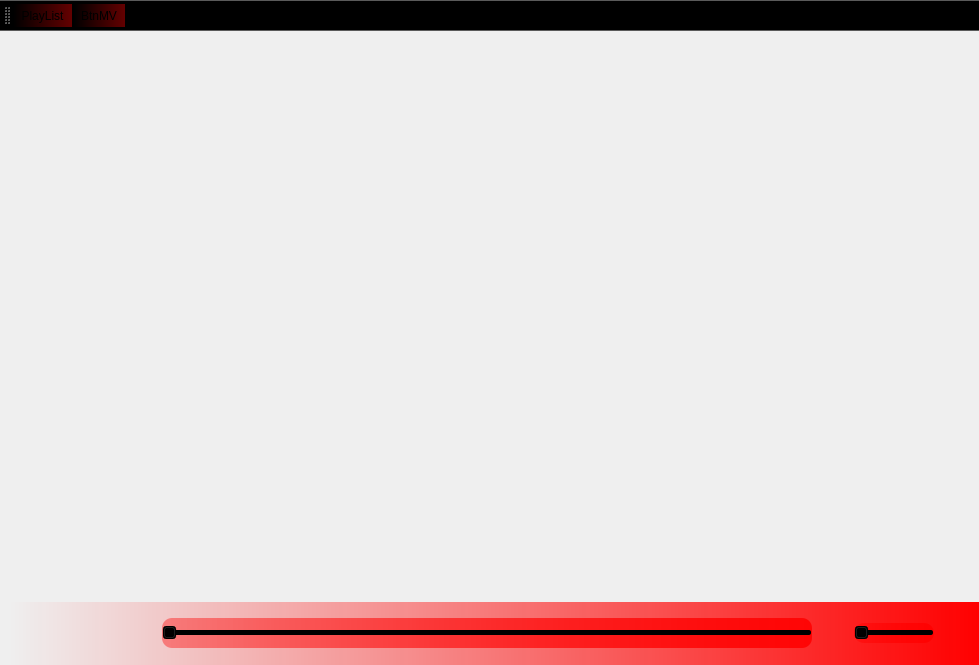
<?xml version="1.0" encoding="UTF-8"?>
<ui version="4.0">
 <class>MainWindow</class>
 <widget class="QMainWindow" name="MainWindow">
  <property name="windowModality">
   <enum>Qt::NonModal</enum>
  </property>
  <property name="geometry">
   <rect>
    <x>0</x>
    <y>0</y>
    <width>979</width>
    <height>665</height>
   </rect>
  </property>
  <property name="windowTitle">
   <string>MainWindow</string>
  </property>
  <property name="windowOpacity">
   <double>1.000000000000000</double>
  </property>
  <property name="documentMode">
   <bool>false</bool>
  </property>
  <property name="unifiedTitleAndToolBarOnMac">
   <bool>false</bool>
  </property>
  <widget class="QWidget" name="centralwidget">
   <layout class="QVBoxLayout" name="verticalLayout_2" stretch="9,1">
    <property name="spacing">
     <number>0</number>
    </property>
    <property name="leftMargin">
     <number>0</number>
    </property>
    <property name="topMargin">
     <number>0</number>
    </property>
    <property name="rightMargin">
     <number>0</number>
    </property>
    <property name="bottomMargin">
     <number>0</number>
    </property>
    <item>
     <layout class="QVBoxLayout" name="verticalLayout" stretch="10">
      <property name="spacing">
       <number>0</number>
      </property>
      <property name="topMargin">
       <number>0</number>
      </property>
      <item>
       <layout class="QHBoxLayout" name="horizontalLayout_2"/>
      </item>
     </layout>
    </item>
    <item>
     <widget class="QWidget" name="widget_3" native="true">
      <property name="palette">
       <palette>
        <active>
         <colorrole role="Button">
          <brush brushstyle="LinearGradientPattern">
           <gradient startx="0.000000000000000" starty="0.000000000000000" endx="1.000000000000000" endy="0.000000000000000" type="LinearGradient" spread="PadSpread" coordinatemode="ObjectBoundingMode">
            <gradientstop position="0.010000000000000">
             <color alpha="0">
              <red>0</red>
              <green>0</green>
              <blue>0</blue>
             </color>
            </gradientstop>
            <gradientstop position="1.000000000000000">
             <color alpha="255">
              <red>255</red>
              <green>0</green>
              <blue>0</blue>
             </color>
            </gradientstop>
           </gradient>
          </brush>
         </colorrole>
         <colorrole role="Base">
          <brush brushstyle="LinearGradientPattern">
           <gradient startx="0.000000000000000" starty="0.000000000000000" endx="1.000000000000000" endy="0.000000000000000" type="LinearGradient" spread="PadSpread" coordinatemode="ObjectBoundingMode">
            <gradientstop position="0.010000000000000">
             <color alpha="0">
              <red>0</red>
              <green>0</green>
              <blue>0</blue>
             </color>
            </gradientstop>
            <gradientstop position="1.000000000000000">
             <color alpha="255">
              <red>255</red>
              <green>0</green>
              <blue>0</blue>
             </color>
            </gradientstop>
           </gradient>
          </brush>
         </colorrole>
         <colorrole role="Window">
          <brush brushstyle="LinearGradientPattern">
           <gradient startx="0.000000000000000" starty="0.000000000000000" endx="1.000000000000000" endy="0.000000000000000" type="LinearGradient" spread="PadSpread" coordinatemode="ObjectBoundingMode">
            <gradientstop position="0.010000000000000">
             <color alpha="0">
              <red>0</red>
              <green>0</green>
              <blue>0</blue>
             </color>
            </gradientstop>
            <gradientstop position="1.000000000000000">
             <color alpha="255">
              <red>255</red>
              <green>0</green>
              <blue>0</blue>
             </color>
            </gradientstop>
           </gradient>
          </brush>
         </colorrole>
        </active>
        <inactive>
         <colorrole role="Button">
          <brush brushstyle="LinearGradientPattern">
           <gradient startx="0.000000000000000" starty="0.000000000000000" endx="1.000000000000000" endy="0.000000000000000" type="LinearGradient" spread="PadSpread" coordinatemode="ObjectBoundingMode">
            <gradientstop position="0.010000000000000">
             <color alpha="0">
              <red>0</red>
              <green>0</green>
              <blue>0</blue>
             </color>
            </gradientstop>
            <gradientstop position="1.000000000000000">
             <color alpha="255">
              <red>255</red>
              <green>0</green>
              <blue>0</blue>
             </color>
            </gradientstop>
           </gradient>
          </brush>
         </colorrole>
         <colorrole role="Base">
          <brush brushstyle="LinearGradientPattern">
           <gradient startx="0.000000000000000" starty="0.000000000000000" endx="1.000000000000000" endy="0.000000000000000" type="LinearGradient" spread="PadSpread" coordinatemode="ObjectBoundingMode">
            <gradientstop position="0.010000000000000">
             <color alpha="0">
              <red>0</red>
              <green>0</green>
              <blue>0</blue>
             </color>
            </gradientstop>
            <gradientstop position="1.000000000000000">
             <color alpha="255">
              <red>255</red>
              <green>0</green>
              <blue>0</blue>
             </color>
            </gradientstop>
           </gradient>
          </brush>
         </colorrole>
         <colorrole role="Window">
          <brush brushstyle="LinearGradientPattern">
           <gradient startx="0.000000000000000" starty="0.000000000000000" endx="1.000000000000000" endy="0.000000000000000" type="LinearGradient" spread="PadSpread" coordinatemode="ObjectBoundingMode">
            <gradientstop position="0.010000000000000">
             <color alpha="0">
              <red>0</red>
              <green>0</green>
              <blue>0</blue>
             </color>
            </gradientstop>
            <gradientstop position="1.000000000000000">
             <color alpha="255">
              <red>255</red>
              <green>0</green>
              <blue>0</blue>
             </color>
            </gradientstop>
           </gradient>
          </brush>
         </colorrole>
        </inactive>
        <disabled>
         <colorrole role="Button">
          <brush brushstyle="LinearGradientPattern">
           <gradient startx="0.000000000000000" starty="0.000000000000000" endx="1.000000000000000" endy="0.000000000000000" type="LinearGradient" spread="PadSpread" coordinatemode="ObjectBoundingMode">
            <gradientstop position="0.010000000000000">
             <color alpha="0">
              <red>0</red>
              <green>0</green>
              <blue>0</blue>
             </color>
            </gradientstop>
            <gradientstop position="1.000000000000000">
             <color alpha="255">
              <red>255</red>
              <green>0</green>
              <blue>0</blue>
             </color>
            </gradientstop>
           </gradient>
          </brush>
         </colorrole>
         <colorrole role="Base">
          <brush brushstyle="LinearGradientPattern">
           <gradient startx="0.000000000000000" starty="0.000000000000000" endx="1.000000000000000" endy="0.000000000000000" type="LinearGradient" spread="PadSpread" coordinatemode="ObjectBoundingMode">
            <gradientstop position="0.010000000000000">
             <color alpha="0">
              <red>0</red>
              <green>0</green>
              <blue>0</blue>
             </color>
            </gradientstop>
            <gradientstop position="1.000000000000000">
             <color alpha="255">
              <red>255</red>
              <green>0</green>
              <blue>0</blue>
             </color>
            </gradientstop>
           </gradient>
          </brush>
         </colorrole>
         <colorrole role="Window">
          <brush brushstyle="LinearGradientPattern">
           <gradient startx="0.000000000000000" starty="0.000000000000000" endx="1.000000000000000" endy="0.000000000000000" type="LinearGradient" spread="PadSpread" coordinatemode="ObjectBoundingMode">
            <gradientstop position="0.010000000000000">
             <color alpha="0">
              <red>0</red>
              <green>0</green>
              <blue>0</blue>
             </color>
            </gradientstop>
            <gradientstop position="1.000000000000000">
             <color alpha="255">
              <red>255</red>
              <green>0</green>
              <blue>0</blue>
             </color>
            </gradientstop>
           </gradient>
          </brush>
         </colorrole>
        </disabled>
       </palette>
      </property>
      <property name="styleSheet">
       <string notr="true">background-color:qlineargradient(spread:pad, x1:0, y1:0, x2:1, y2:0, stop:0.01 rgba(0, 0, 0, 0), stop:1 rgba(255, 0, 0, 255))</string>
      </property>
      <layout class="QHBoxLayout" name="horizontalLayout">
       <item>
        <widget class="QPushButton" name="btnlast">
         <property name="minimumSize">
          <size>
           <width>45</width>
           <height>45</height>
          </size>
         </property>
         <property name="maximumSize">
          <size>
           <width>45</width>
           <height>45</height>
          </size>
         </property>
         <property name="text">
          <string/>
         </property>
         <property name="icon">
          <iconset resource="res.qrc">
           <normaloff>:/buttonicon/MusicButtonIcon/last.svg</normaloff>:/buttonicon/MusicButtonIcon/last.svg</iconset>
         </property>
         <property name="iconSize">
          <size>
           <width>32</width>
           <height>32</height>
          </size>
         </property>
         <property name="flat">
          <bool>true</bool>
         </property>
        </widget>
       </item>
       <item>
        <widget class="QPushButton" name="btnstar">
         <property name="minimumSize">
          <size>
           <width>45</width>
           <height>45</height>
          </size>
         </property>
         <property name="maximumSize">
          <size>
           <width>45</width>
           <height>45</height>
          </size>
         </property>
         <property name="text">
          <string/>
         </property>
         <property name="icon">
          <iconset resource="res.qrc">
           <normaloff>:/buttonicon/MusicButtonIcon/pause.svg</normaloff>:/buttonicon/MusicButtonIcon/pause.svg</iconset>
         </property>
         <property name="iconSize">
          <size>
           <width>35</width>
           <height>35</height>
          </size>
         </property>
         <property name="flat">
          <bool>true</bool>
         </property>
        </widget>
       </item>
       <item>
        <widget class="QPushButton" name="btnnext">
         <property name="minimumSize">
          <size>
           <width>45</width>
           <height>45</height>
          </size>
         </property>
         <property name="maximumSize">
          <size>
           <width>45</width>
           <height>45</height>
          </size>
         </property>
         <property name="text">
          <string/>
         </property>
         <property name="icon">
          <iconset resource="res.qrc">
           <normaloff>:/buttonicon/MusicButtonIcon/next.svg</normaloff>:/buttonicon/MusicButtonIcon/next.svg</iconset>
         </property>
         <property name="iconSize">
          <size>
           <width>32</width>
           <height>32</height>
          </size>
         </property>
         <property name="flat">
          <bool>true</bool>
         </property>
        </widget>
       </item>
       <item>
        <widget class="QSlider" name="horizontalSlider">
         <property name="styleSheet">
          <string notr="true">background-color:qlineargradient(spread:pad, x1:0, y1:0, x2:1, y2:0, stop:0.01 rgba(255, 0, 0, 100), stop:1 rgba(255, 0, 0, 225));
border-radius: 10px;
height:30px;

</string>
         </property>
         <property name="maximum">
          <number>120</number>
         </property>
         <property name="orientation">
          <enum>Qt::Horizontal</enum>
         </property>
         <property name="invertedAppearance">
          <bool>false</bool>
         </property>
         <property name="invertedControls">
          <bool>true</bool>
         </property>
         <property name="tickPosition">
          <enum>QSlider::NoTicks</enum>
         </property>
        </widget>
       </item>
       <item>
        <widget class="QPushButton" name="btnvolum">
         <property name="minimumSize">
          <size>
           <width>30</width>
           <height>30</height>
          </size>
         </property>
         <property name="maximumSize">
          <size>
           <width>30</width>
           <height>30</height>
          </size>
         </property>
         <property name="text">
          <string/>
         </property>
         <property name="icon">
          <iconset resource="res.qrc">
           <normaloff>:/buttonicon/MusicButtonIcon/volume-off.svg</normaloff>:/buttonicon/MusicButtonIcon/volume-off.svg</iconset>
         </property>
         <property name="iconSize">
          <size>
           <width>30</width>
           <height>30</height>
          </size>
         </property>
         <property name="flat">
          <bool>true</bool>
         </property>
        </widget>
       </item>
       <item>
        <widget class="QSlider" name="horizontalSlider_2">
         <property name="minimumSize">
          <size>
           <width>80</width>
           <height>20</height>
          </size>
         </property>
         <property name="maximumSize">
          <size>
           <width>80</width>
           <height>20</height>
          </size>
         </property>
         <property name="styleSheet">
          <string notr="true">background-color:qlineargradient(spread:pad, x1:0, y1:0, x2:1, y2:0, stop:0.01 rgba(255, 0, 0, 100), stop:1 rgba(255, 0, 0, 225));

border-radius: 10px;
margin: 0px;</string>
         </property>
         <property name="orientation">
          <enum>Qt::Horizontal</enum>
         </property>
        </widget>
       </item>
       <item>
        <widget class="QPushButton" name="btnclock">
         <property name="minimumSize">
          <size>
           <width>30</width>
           <height>30</height>
          </size>
         </property>
         <property name="maximumSize">
          <size>
           <width>30</width>
           <height>30</height>
          </size>
         </property>
         <property name="text">
          <string/>
         </property>
         <property name="icon">
          <iconset resource="res.qrc">
           <normaloff>:/buttonicon/MusicButtonIcon/history.svg</normaloff>:/buttonicon/MusicButtonIcon/history.svg</iconset>
         </property>
         <property name="iconSize">
          <size>
           <width>30</width>
           <height>30</height>
          </size>
         </property>
         <property name="flat">
          <bool>true</bool>
         </property>
        </widget>
       </item>
      </layout>
     </widget>
    </item>
   </layout>
  </widget>
  <widget class="QToolBar" name="toolBar">
   <property name="windowTitle">
    <string>toolBar</string>
   </property>
   <property name="styleSheet">
    <string notr="true">background-color:qlineargradient(spread:pad, x1:0, y1:0, x2:1, y2:0, stop:0.01 rgba(255, 0, 0, 0), stop:1 rgba(255, 0, 0, 100))</string>
   </property>
   <property name="iconSize">
    <size>
     <width>32</width>
     <height>32</height>
    </size>
   </property>
   <property name="toolButtonStyle">
    <enum>Qt::ToolButtonIconOnly</enum>
   </property>
   <attribute name="toolBarArea">
    <enum>TopToolBarArea</enum>
   </attribute>
   <attribute name="toolBarBreak">
    <bool>false</bool>
   </attribute>
   <addaction name="actionPlayList"/>
   <addaction name="actionBtnMV"/>
  </widget>
  <action name="actionPlayList">
   <property name="icon">
    <iconset resource="res.qrc">
     <normaloff>:/buttonicon/MusicButtonIcon/Music.svg</normaloff>:/buttonicon/MusicButtonIcon/Music.svg</iconset>
   </property>
   <property name="text">
    <string>PlayList</string>
   </property>
   <property name="toolTip">
    <string>打开播放列表</string>
   </property>
  </action>
  <action name="actionBtnMV">
   <property name="icon">
    <iconset resource="res.qrc">
     <normaloff>:/buttonicon/MusicButtonIcon/media.svg</normaloff>:/buttonicon/MusicButtonIcon/media.svg</iconset>
   </property>
   <property name="text">
    <string>BtnMV</string>
   </property>
   <property name="toolTip">
    <string>打开MV列表</string>
   </property>
  </action>
 </widget>
 <resources>
  <include location="res.qrc"/>
 </resources>
 <connections/>
</ui>
